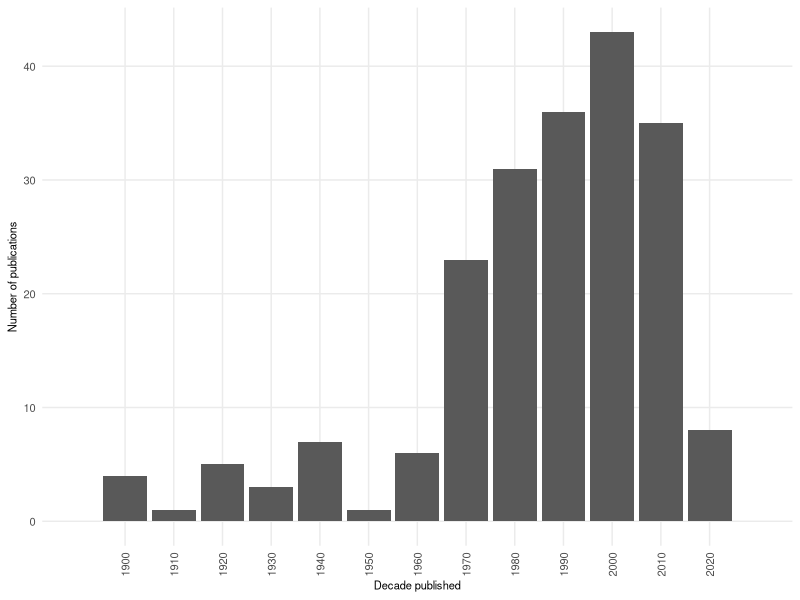
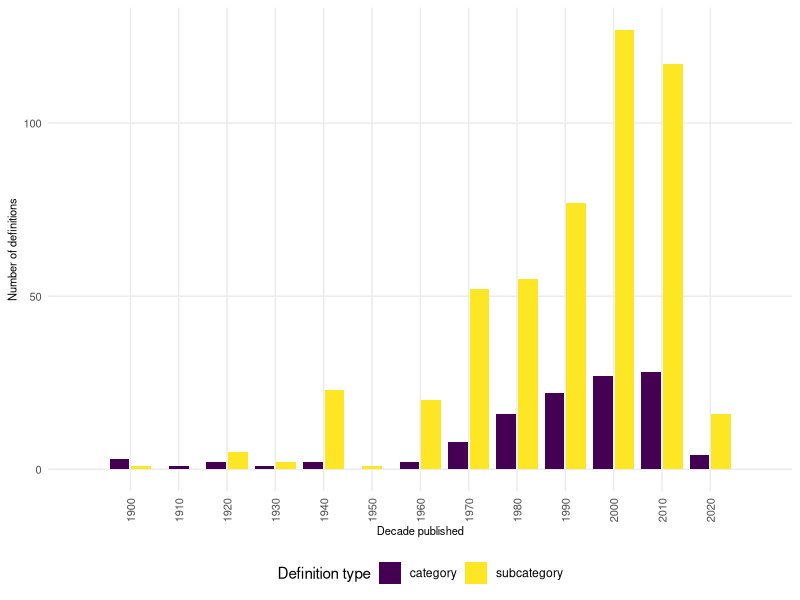
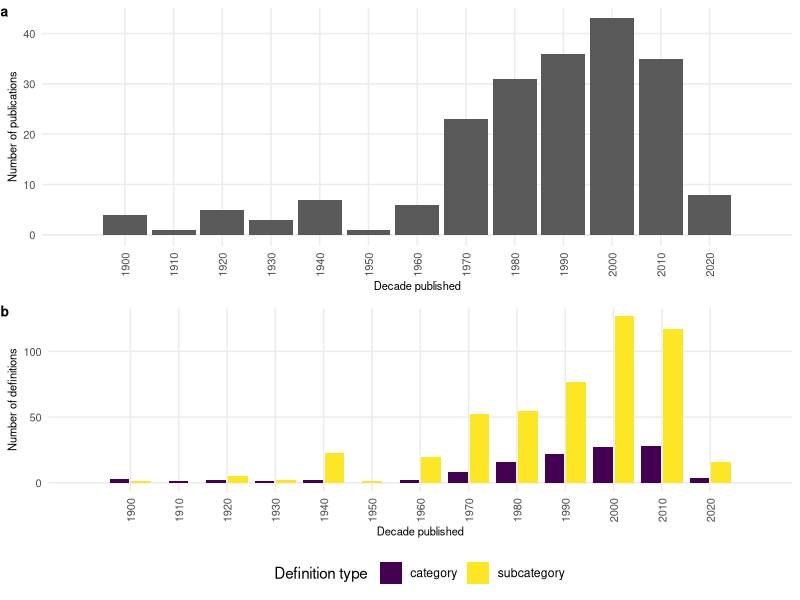

Source code (R) for these figures, in order: (Note: this script raises an error after producing the figures.)
# ARTICLE TITLE:  Core concept: defining cores and core reduction sequences in Australian archaeology

# AUTHOR: Simon Wyatt-Spratt

# JOURNAL: Journal of Paleolithic Archaeology

# SCRIPT AUTHOR: Simon Wyatt-Spratt

# SCRIPT CONTACT: simon.wyatt-spratt@sydney.edu.au

# ACKNOWLEDGEMENTS:

# LAST EDITED: 11/01/2024

# ABSTRACT
# One of the biggest impediments to the analysis of cores and reduction strategies in the archaeology 
# of Indigenous Australia is the slippery use of terminology. This impares comparative analyses and 
# limits our  ability to extrapolate meaningful information from our lithic analyses. This situation 
# has resulted from a history of poorly articulated theoretical frameworks. These frameworks impact 
# both the way that archaeologists have interpreted the results of lithic analysis, but more
# fundamentally how they practise lithic analysis itself. While there has been some discussion and 
# debate about the interpretative frameworks used to interpret the results of lithic analysis, the 
# theoretical underpinnings of lithic analysis in Australia have only occasionally been interrogated. 
# This has led to a situation where the same terminology for basic concepts in lithic analysis is used
# across Australia, but with different meanings depending on the archaeologist who is using it. This 
# paper reviews the different theoretical approaches archaeologists have  used when interpreting 
# Indigenous Australian stone artefact assemblages. The aim of this paper is to explore how the use of 
# different theoretical frameworks has resulted in 1) fundamentally different interpretations of the 
# lithic record, and 2) the same terminology for cores and sequence models being used in subtly but 
# significantly different ways.

# SYSTEM INFORMATION
# R version 4.3.2 (2023-10-31)
# Platform: x86_64-w64-mingw32/x64 (64-bit)
# Running under: Windows 10 x64 (build 19042.928)

# ATTACHED BASE PACKAGES:
# [1] stats     graphics  grDevices utils     datasets 
# [6] methods   base  

# SCRIPT

# KNOWN ISSUES
# None.

# INSTALL AND ACTIVIATE PACKAGES

if(!require("cowplot")) install.packages('cowplot', repos ='http://cran.us.r-project.org') # cowplot 1.1.2
if(!require("egg")) install.packages('egg', repos ='http://cran.us.r-project.org') # egg 0.4.5
if(!require("ggpubr")) install.packages("ggpubr", repos = "http://cran.us.r-project.org") # ggpubr 0.6.0
if(!require("tidyverse")) install.packages("tidyverse", repos = "http://cran.us.r-project.org") # tidyverse 2.0.0
if(!require("viridis")) install.packages("viridis", repos = "http://cran.us.r-project.org") # viridis 0.6.4

library(cowplot)    # load cowplot package
library(egg)        # load egg package
library(ggpubr)     # load ggpubr package
library(tidyverse)  # load tidyverse package
library(viridis)    # load tidyverse package

# GET WORKING DIRECTORY
getwd() # show working directory

# IMPORT DATA

# import *.csv data
core.definitions      <- read.csv("data/core_definitions.csv", 
                                  header = TRUE)
# PREPARE DATA

core.definitions <- core.definitions %>% 
  mutate(decade = as.numeric(year) - as.numeric(year) %% 10) %>% # adds decades
  filter(source_type != "thesis_honours") %>% # removes sources that are Honours theses
  filter(!term %in% c("amorphous flaked piece", 
                      "block",
                      "flaked piece", 
                      "flaked piece A",
                      "flaked piece B",
                      "fragment",
                      "implement",
                      "na",
                      "waste")) # removes unwanted terms from dataset

dataset.australia           <- filter(core.definitions, region != "global") # removes non-Australian definitions from the dataset

dataset.australia.defined   <- filter(dataset.australia, defined == "yes")   # retains only sources with explicit definitions

dataset.australia.cites     <- filter(dataset.australia, defined == "cites") # retains only sources with cited definitions

dataset.australia.undefined <- filter(dataset.australia, defined == "no")   # retains only sources with undefined or uncited terms

dataset.category    <- filter(dataset.australia.defined, type == "category") %>% 
  filter(term %in% c("core",
                     "core or nucleus",
                     "coroid", 
                     "nucleus",
                     "objective piece")) # creates a dataset that exclusively has terms for core or semantically similar equivalent

dataset.subcategory <- filter(dataset.australia.defined, type == "subcategory") # creates a dataset that exclusively has subcategories of artefacts

dataset.cited       <- filter(core.definitions, definitions_cited != "na") %>%
  distinct(reference, decade, term, defined, definitions_cited, .keep_all = FALSE)

# ANALYSIS

n_distinct(dataset.australia$reference)           # number of unique references which refers to cores
n_distinct(dataset.australia.defined$reference)   # number of unique references with a core definition
n_distinct(dataset.australia.cites$reference)     # number of unique references with a definition is cited
n_distinct(dataset.australia.undefined$reference) # number of unique references where a core term is used but not defined

# FIGURE 1a.
# Number of sources published per decade on Indigenous Australian lithic technology, with either a 
# "core" category and subcategory definition.

australia.data         <- select(dataset.australia.defined, "decade", "reference") %>% 
  distinct(reference, decade, .keep_all = FALSE) # keeps only a single instance of each source

australia.count        <- australia.data %>% 
  count(decade, reference) %>% 
  rename(reference_count = n)

australia.count.total  <- australia.data %>% # count overall number of publications per decade
  count(decade) %>%
  rename(decade_count = n)

figure_1a <- ggplot(
  data = australia.count.total,
  aes(x = decade, y = decade_count)) +
  geom_col() +
  theme_minimal() +
  labs(x = "Decade published", y = "Number of publications", size = 8) +
  scale_x_continuous(limits = c(1890, 2030), 
                     breaks = c(1900, 1910, 1920, 1930, 1940, 1950, 1960, 1970, 
                                1980, 1990, 2000, 2010, 2020)) +
  theme(axis.title.x = element_text(size = 8),
        axis.text.x = element_text(angle = 90, size = 8, vjust = 0.5 ),
        axis.title.y = element_text(size = 8),
        axis.text.y = element_text(size = 8),
        panel.grid.minor = element_blank())
figure_1a

# FIGURE 1b.
# Number of definitions published per decade. Definitions were divided into categories and 
# subcategories.

data.type        <- select(dataset.australia.defined, "reference", "decade", "defined", "type") %>%
  filter(defined == "yes") %>%
  filter(type != "na") # filters out "na"

type.count       <- data.type %>% count(decade, type) %>% rename(type_count = n)

figure_1b <- ggplot(
  data = type.count,
  aes(x = decade, y = type_count, fill = type)) +
  geom_col(position = position_dodge2(preserve = "single")) +
  theme_minimal() +
  labs(x = "Decade published", y = "Number of definitions", fill = "Definition type", size = 8) +
  scale_x_continuous(limits = c(1890, 2030), 
                     breaks = c(1900, 1910, 1920, 1930, 1940, 1950, 1960, 1970,
                                1980, 1990, 2000, 2010, 2020)) +
  scale_fill_viridis(discrete = TRUE, labels=c("category", "subcategory")) +
  theme(axis.title.x = element_text(size = 8),
        axis.text.x = element_text(angle = 90, size = 8, vjust = 0.5 ),
        axis.title.y = element_text(size = 8),
        axis.text.y = element_text(size = 8),
        legend.position = "bottom",
        panel.grid.minor = element_blank())
figure_1b

figure_1  <- plot_grid(figure_1a, figure_1b, 
                       labels = c('a', 'b'), 
                       label_size = 10,
                       hjust = -0.075,
                       ncol = 1)
figure_1

ggsave2("results/figure_1.tiff", 
        plot = figure_1, 
        scale = 1, 
        dpi = 400)

# FIGURE 2.
# Materialist vs typological over time

term.mattyp  <- select(dataset.category, "decade", "materialist_typological")

count.mattyp <- term.mattyp %>% 
  count(decade, materialist_typological) %>% 
  rename(mattyp_count = n)

figure_2 <- ggplot(
  data = count.mattyp,
  aes(x = decade, y = mattyp_count, fill = materialist_typological)) +
  geom_col(position = position_dodge2(preserve = "single")) +
  theme_minimal() +
  labs(x = "Decade published", y = "Number of definitions", fill = "Definition Type", size = 12) +
  scale_fill_viridis(discrete = TRUE) +
  scale_x_continuous(limits = c(1890, 2030), 
                     breaks = c(1900, 1910, 1920, 1930, 1940, 1950, 1960, 1970,
                                1980, 1990, 2000, 2010, 2020)) +
  theme(axis.title.x = element_text(size = 10),
        axis.text.x = element_text(angle = 90, size = 9, vjust = 0.5 ),
        axis.title.y = element_text(size = 10),
        axis.text.y = element_text(size = 8),
        legend.position = "bottom",
        panel.grid.minor = element_blank())
figure_2

ggsave2("results/figure_2.tiff", 
        plot = figure_2, 
        scale = 1, 
        width = 180, 
        height = 90, 
        units = "mm", 
        dpi = 400)

# FIGURE 3.

# FIGURE 3a.
# Core category definition components per decade. Note that a definition could be composed of multiple 
# components. Only explicit components were included. No category definitions contained an emic or raw
# material component.

count.cat.emic          <- filter(dataset.category, emic_component %in% c("explicit","implicit")) %>% # filters out definitions with no emic component
  count(decade, emic_component, type) %>%
  rename(count = n) %>%
  mutate(component = if("explicit" %in% emic_component) "emic" else "na") %>%
  filter(emic_component == "explicit")

count.cat.functional    <- filter(dataset.category, functional_component %in% c("explicit","implicit")) %>% # filters out definitions with no functional component
  count(decade, functional_component, type) %>%
  rename(count = n) %>%
  mutate(component = if("explicit" %in% functional_component) "functional" else "na") %>%
  filter(functional_component == "explicit")

count.cat.morphological <- filter(dataset.category, morphological_component %in% c("explicit","implicit")) %>% # filters out definitions with no morphological component
  count(decade, morphological_component, type) %>%
  rename(count = n) %>%
  mutate(component = if("explicit" %in% morphological_component) "morphological" else "na") %>%
  filter(morphological_component == "explicit")

count.cat.rm            <- filter(dataset.category, raw_material_component %in% c("explicit","implicit")) %>% # filters out definitions with no raw material component
  count(decade, raw_material_component, type) %>%
  rename(count = n) %>%
  mutate(component = if("explicit" %in% raw_material_component) "raw material" else "na") %>%
  filter(raw_material_component == "explicit")

count.cat.technological <- filter(dataset.category, technological_component %in% c("explicit","implicit")) %>% # filters out definitions with no technological component
  count(decade, technological_component, type) %>%
  rename(count = n) %>%
  mutate(component = if("explicit" %in% technological_component) "technological" else "na") %>%
  filter(technological_component == "explicit")

count.cat.indcom        <- bind_rows(count.cat.emic, count.cat.functional, count.cat.morphological, 
                                     count.cat.rm, count.cat.technological) %>%
  select(decade, count, component)

figure_3a <- ggplot(
  data = count.cat.indcom,
  aes(x = decade, y = count, fill = component)) +
  geom_col(position = position_dodge2(preserve = "single")) +
  theme_minimal() +
  labs(x = "Decade published", y = "No. components", fill = "Component", size = 8) +
  scale_x_continuous(limits = c(1890, 2030), 
                     breaks = c(1900, 1910, 1920, 1930, 1940, 1950, 1960, 1970,
                                1980, 1990, 2000, 2010, 2020)) +
  scale_fill_viridis(discrete = TRUE) +
  theme(legend.position = "none",
        axis.title.x = element_text(size = 8),
        axis.text.x = element_text(angle = 90, size = 8, vjust = 0.5 ),
        axis.title.y = element_text(size = 8),
        axis.text.y = element_text(size = 8),
        panel.grid.minor = element_blank())
figure_3a

# FIGURE 3b.
# Core subcategory definition components per decade. Note that a definition could be  composed of 
# multiple components. Only explicit components were included. No subcategory definitions contained an
# emic component.

count.sub.emic          <- filter(dataset.subcategory, emic_component %in% 
                                    c("explicit", "implicit")) %>% # filters out definitions with no emic component
  count(decade, emic_component, type) %>%
  rename(count = n) %>%
  mutate(component = if("explicit" %in% emic_component) "emic" else "na") %>%
  filter(emic_component == "explicit")

count.sub.functional    <- filter(dataset.subcategory, functional_component %in% 
                                    c("explicit", "implicit")) %>% # filters out definitions with no functional component
  count(decade, functional_component, type) %>%
  rename(count = n) %>%
  mutate(component = if("explicit" %in% functional_component) "functional" else "na") %>%
  filter(functional_component == "explicit")

count.sub.morphological <- filter(dataset.subcategory, morphological_component %in% 
                                    c("explicit", "implicit")) %>% # filters out definitions with no morphological component
  count(decade, morphological_component, type) %>%
  rename(count = n) %>%
  mutate(component = if("explicit" %in% morphological_component) "morphological" else "na") %>%
  filter(morphological_component == "explicit")

count.sub.rm            <- filter(dataset.subcategory, raw_material_component %in% 
                                    c("explicit","implicit")) %>% # filters out definitions with no raw material component
  count(decade, raw_material_component, type) %>%
  rename(count = n) %>%
  mutate(component = if("explicit" %in% raw_material_component) "raw material" else "na") %>%
  filter(raw_material_component == "explicit")

count.sub.technological <- filter(dataset.subcategory, technological_component %in% 
                                    c("explicit","implicit")) %>% # filters out definitions with no technological component
  count(decade, technological_component, type) %>%
  rename(count = n) %>%
  mutate(component = if("explicit" %in% technological_component) "technological" else "na") %>%
  filter(technological_component == "explicit")

count.sub.indcom        <- bind_rows(count.sub.emic, count.sub.functional, count.sub.morphological, 
                                     count.sub.rm, count.sub.technological) %>%
  select(decade, count, component)

figure_3b <- ggplot(
  data = count.sub.indcom,
  aes(x = decade, y = count, fill = component)) +
  geom_col(position = position_dodge2(preserve = "single")) +
  theme_minimal() +
  labs(x = "Decade published", y = "No. components", size = 8) +
  scale_x_continuous(limits = c(1890, 2030), 
                     breaks = c(1900, 1910, 1920, 1930, 1940, 1950, 1960, 1970,
                                1980, 1990, 2000, 2010, 2020)) +
  scale_fill_viridis(discrete = TRUE) +
  theme(legend.position = "none",
        axis.title.x = element_text(size = 8),
        axis.text.x = element_text(angle = 90, size = 8, vjust = 0.5 ),
        axis.title.y = element_text(size = 8),
        axis.text.y = element_text(size = 8),
        panel.grid.minor = element_blank())
figure_3b

figure_3 <- ggarrange(figure_3a, figure_3b,
                      labels = c('a', 'b'),
                      ncol = 1,
                      common.legend = TRUE, 
                      legend = "bottom")
figure_3

ggsave2("results/figure_3.tiff", 
        plot = figure_3, 
        scale = 1, 
        dpi = 400)

# TABLE 1.
# Unique sources divided by publication type. Sources had to contain an explicit definition of a core
# category or subcategory.

n_distinct(dataset.australia.defined$reference) # number of unique references in dataset

data.source      <- select(dataset.australia.defined, "reference", "decade", "source_type") %>% 
  distinct(reference, source_type, .keep_all = FALSE)

count.source     <- data.source %>% 
  count(source_type) %>% 
  rename(source_count = n) %>%
  arrange(desc(source_count))

write.csv(count.source, "results/core_concept_table1.csv", row.names = TRUE)

# TABLE 2. 
# Commonly defined categories of cores in the analysis of Indigenous Australian lithic technology.

n_distinct(dataset.category$reference)  # number of unique references in category dataset
n_distinct(dataset.category$definition) # number of unique definitions in category dataset

count.category <- dataset.category %>% 
  count(term) %>%
  rename(cat_count = n) %>%
  arrange(desc(cat_count))

write.csv(count.category, "results/core_concept_table2.csv", row.names = TRUE)

# TABLE 3. 
# Commonly defined subcategories of cores in the analysis of Indigenous Australian lithic 
# technology. All terms with ≥5 occurrences are shown. Terms have been slightly standardised. This was 
# done to ensure consistent spellings and punctuation (e.g. multi-platform and multiplatform), rather 
# than to group similar but different terms (e.g. multiple platform core and multiplatform core).

term.sub  <- select(dataset.subcategory, "reference", "decade", "term", "definition") %>% 
  mutate(term = str_replace_all(term, "\\*|\\(|\\)", "")) %>%
  mutate(term = str_replace_all(term, "bi-", "bi")) %>%
  mutate(term = str_replace_all(term, "core-tool", "core tool")) %>%
  mutate(term = str_replace_all(term, "core-", "core")) %>%
  mutate(term = str_replace_all(term, "flake that has been used as a core", "flake core")) %>%
  mutate(term = str_replace_all(term, "horsehoof core subtype 1b", "horsehoof core")) %>% 
  mutate(term = str_replace_all(term, "multi-", "multi")) %>%
  mutate(term = str_replace_all(term, "single-platform", "single platform")) %>%
  mutate(term = str_replace_all(term, "uni-", "uni")) %>%
  mutate(term = str_replace_all(term, "utilized", "utilised"))

n_distinct(term.sub$reference)  # number of unique references in subcategory dataset
n_distinct(term.sub$definition) # number of unique definitions in subcategory dataset

count.subcategory <- term.sub %>% 
  count(term) %>%
  rename(sub_count = n) %>%
  arrange(desc(sub_count))

write.csv(count.subcategory, "results/core_concept_table3.csv", row.names = TRUE)

# TABLE 4.
# Combination of definition components across the category dataset.

count.component.cat <- dataset.category %>% count(pick(contains("component")), sort = TRUE) %>%
  mutate(percentage = n/sum(n))
write.csv(count.component.cat , "results/core_concept_table4.csv", row.names = TRUE)

# TABLE 5.
# Combination of definition components across the subcategory dataset.

count.component.sub <- dataset.subcategory %>% count(pick(contains("component")), sort = TRUE) %>%
  mutate(percentage = n/sum(n))
write.csv(count.component.sub , "results/core_concept_table5.csv", row.names = TRUE)
